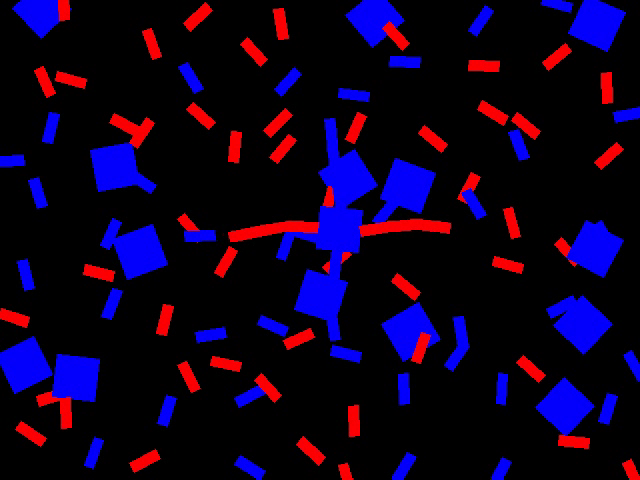
#> input picture frame 20 of 3Y/Image_processing/TP3/video sequences/synthetic/escrime-4-3-cluster.avi, 640 x 480 px
$ jupyter execute TP3_SIA_Image_Video_VS_Jack.ipynb
#> lines starting #> are read from the running program, lines starting #| are printed output that depends on the picture; after the words box and inside, x2 and y2 are one past the last pixel; in counts of white or black regions, pixels touching at a corner belong together
SIA DU Jack | LAROYE Ambroise

## 1 Tracking simple objects in videos

### 1.1 Particle Filters

In this exercise, you will implement a simple object tracker based on the Particle Filter. Some test video sequences can be downloaded from the link below :
https://drive.google.com/file/d/1k4RoERodDDEmLUzy_EhYPUaMlfzkRKVP/view?usp=drive_link

A motivating example is given in sequence seq23.avi that shows the tracking result of a (standard) Particle Filter on a real sequence.
The tracked area (object) is initialized by the user and its shape is assumed to be fixed. We will consider here a rectangle, parameterized by the position of its center.The hidden state is thus represented by a 2-dimensional vector.

Transition function.
We are interested in the scenario where no apriori information on the movement of the tracked object is available.The transition model is therefore given by:

Xk = Xk-1 + Vk

where Vk N(0, Sigma) is a Gaussian white noise, Sigma is a diagonal matrix.

**Likelihood function.** <br>
We calculate a normalized color histogram (Nb bins) associated with the tracked area and those associated with the particles in order to approximate the likelihood function. More precisely, at a time instant k, each particle xik i=1, ..., N will define an area on the image. A histogram is then calculated from this area.The likelihood function is constructed by comparing the obtained histogram with the reference histogram (the one associated with the tracked area). Here we assume that the histogram associated with the tracked area is time invariant.The distance between two color histograms h and h' is defined as:

où h(i) et h′(i) sont les i-èmes bins des histogrammes h et h′ , respectivement. La fonction de vraisemblance est alors approximée par :

where h ref is the reference histogram, h(x i k) is the histogram associated with particle x i k, and C is a constant. Details of the tracking algorithm are given below:"

#### **Step 1:**
Initialize the tracked area by determining the position of center of rectangle and its size.

[cell 1]
import numpy as np
import cv2

def initialize_tracked_area(video_path, initial_position, half_width, half_height):
    """
    Initialize the tracked area by determining the position of the center of the rectangle and its size.

    Args:
        video_path (str): path to the video file
        initial_position (tuple): (x_center, y_center) initial position of the tracked area
        half_width (int): half of the width of the rectangle
        half_height (int): half of the height of the rectangle

    Returns:
        cap (cv2.VideoCapture): video capture object
        image (np.ndarray): the first frame of the video
        s_init (np.ndarray): initial state vector [x_center, y_center, vx, vy]
        half_width (int): half width of the bounding box
        half_height (int): half height of the bounding box
    """
    # Open video capture
    cap = cv2.VideoCapture(video_path)
    ret, image = cap.read()

    if not ret:
        print("Error: Could not read the first frame from video.")
        return None, None, None, None, None

    # Initialize the state (x_center, y_center, vx, vy)
    s_init = np.array([initial_position[0], initial_position[1], 0, 0])

    return cap, image, s_init, half_width, half_height

def draw_initial_rectangle(image, s_init, half_width, half_height):
    """
    Draw the initial rectangle for the tracked area on the image.

    Args:
        image (np.ndarray): the image to draw the rectangle on
        s_init (np.ndarray): initial state [x_center, y_center, vx, vy]
        half_width (int): half width of the bounding box
        half_height (int): half height of the bounding box

    Returns:
        image_with_rectangle (np.ndarray): the image with the rectangle drawn on
    """
    x_center, y_center = s_init[:2].astype(int)

    # Top-left and bottom-right corners of the rectangle
    top_left = (x_center - half_width, y_center - half_height)
    bottom_right = (x_center + half_width, y_center + half_height)

    # Draw the rectangle on the image
    image_with_rectangle = image.copy()
    cv2.rectangle(image_with_rectangle, top_left, bottom_right, (0, 255, 0), 2)  # Green rectangle with thickness 2
    return image_with_rectangle

# Example usage of Step 1
video_path = 'video sequences/synthetic/escrime-4-3-cluster.avi'
initial_position = (320, 240)  # Center of the rectangle
half_width = 50  # Half of the width of the rectangle
half_height = 50  # Half of the height of the rectangle

# Initialize the tracked area
cap, image, s_init, half_width, half_height = initialize_tracked_area(video_path, initial_position, half_width, half_height)
#> in initialize_tracked_area, image is the input picture: shape (480, 640, 3); mean B, G, R 32.7, 0.4, 14.7
#> s_init = [320, 240, 0, 0]; half_width = 50; half_height = 50

# Check if initialization was successful
if cap is None:
    print("Initialization failed.")
else:
    print("Tracked area initialized successfully.")

    # Draw the initial rectangle on the image
    image_with_rectangle = draw_initial_rectangle(image, s_init, half_width, half_height)
#> in draw_initial_rectangle, `x_center, y_center = s_init[:2].astype(int)`: x_center = 320; y_center = 240
#> in draw_initial_rectangle, `top_left = (x_center - half_width, y_center - half_height)`: top_left = (270, 190)
#> in draw_initial_rectangle, `bottom_right = (x_center + half_width, y_center + half_height)`: bottom_right = (370, 290)
#> in draw_initial_rectangle, `cv2.rectangle(image_with_rectangle, top_left, bottom_right, (0, 255, 0..`:
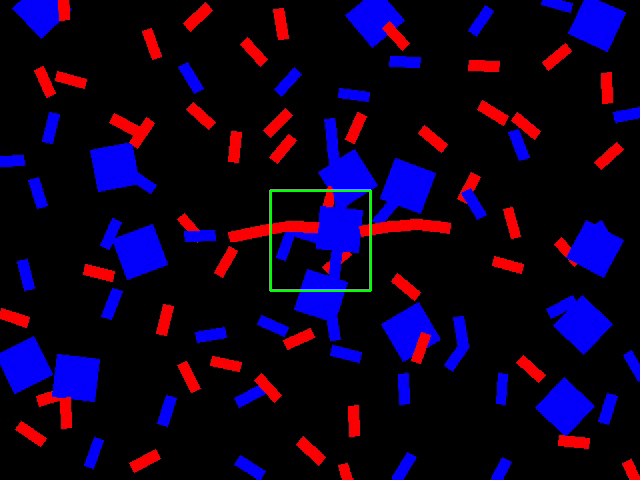
#> image_with_rectangle: shape (480, 640, 3); 0.39% of pixels changed, all inside (x1, y1, x2, y2) = (269, 189, 372, 292)

    # Display the image with the rectangle
    cv2.imshow("Initial Tracked Area", image_with_rectangle)
    cv2.waitKey(0)  # Wait for a key press to close the window
    cv2.destroyAllWindows()

    # Optionally, save the image with the rectangle
    cv2.imwrite('tracked_area_init.png', image_with_rectangle)

#### **Step 2:**
Calculate the reference histogram href associated with the initial tracked area.

[cell 2]
import numpy as np
import cv2

def compute_norm_hist(image, state, half_width, half_height):
    """
    Compute the normalized color histogram based on the RGB values of the image in the ROI defined by the state.
    Args:
        image (np.ndarray): the image containing the object to track
        state (np.ndarray): state vector of the tracked object [x_center, y_center, vx, vy]
        half_width (int): half width of the bounding box
        half_height (int): half height of the bounding box

    Returns:
        np.ndarray: normalized histogram of the colors in the ROI of the image based on the state
    """
    x_center, y_center = state[:2]

    # Get the top-left and bottom-right corner of the object bounding box
    x_min = max(int(np.round(x_center - half_width)), 0)
    x_max = min(int(np.round(x_center + half_width)), image.shape[1])
    y_min = max(int(np.round(y_center - half_height)), 0)
    y_max = min(int(np.round(y_center + half_height)), image.shape[0])

    # Extract the region of interest (ROI) from the image
    roi = image[y_min:y_max, x_min:x_max]

    # Reduce the range of pixel values from 0-255 to 0-15 (for computational efficiency)
    roi_reduced = roi // 16

    # Build a vector representing the combination of RGB as a single value
    roi_indexing = (roi_reduced[..., 0] + roi_reduced[..., 1] * 16 + roi_reduced[..., 2] * 16 ** 2).flatten()

    # Calculate the histogram with 4096 bins (for each combination of RGB in the reduced range)
    hist, _ = np.histogram(roi_indexing, bins=4096, range=(0, 4096))

    # Normalize the histogram to get a probability distribution
    norm_hist = hist / np.sum(hist) if np.sum(hist) > 0 else np.ones(4096) / 4096

    return norm_hist

# Example usage: Calculate the reference histogram
video_path = 'video sequences/synthetic/escrime-4-3-cluster.avi'
initial_position = (320, 240)  # Center of the rectangle
half_width = 50  # Half of the width of the rectangle
half_height = 50  # Half of the height of the rectangle

# Initialize the tracked area
cap, image, s_init, half_width, half_height = initialize_tracked_area(video_path, initial_position, half_width, half_height)

# Check if initialization was successful
if cap is None:
    print("Initialization failed.")
else:
    print("Tracked area initialized successfully.")

    # Step 2: Calculate the reference histogram based on the initial state (s_init)
    href = compute_norm_hist(image, s_init, half_width, half_height)
#> in compute_norm_hist, `x_center, y_center = state[:2]`: x_center = 320; y_center = 240
#> in compute_norm_hist, `x_min = max(int(np.round(x_center - half_width)), 0)`: x_min = 270
#> in compute_norm_hist, `x_max = min(int(np.round(x_center + half_width)), image.shape[1])`: x_max = 370
#> in compute_norm_hist, `y_min = max(int(np.round(y_center - half_height)), 0)`: y_min = 190
#> in compute_norm_hist, `y_max = min(int(np.round(y_center + half_height)), image.shape[0])`: y_max = 290
#> in compute_norm_hist, `roi = image[y_min:y_max, x_min:x_max]`:
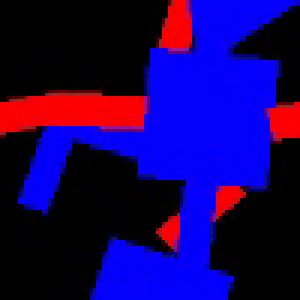
#> roi: shape (100, 100, 3) (shown 3 times larger); mean B, G, R 93.8, 0.6, 24.6
#> in compute_norm_hist, `roi_reduced = roi // 16`:
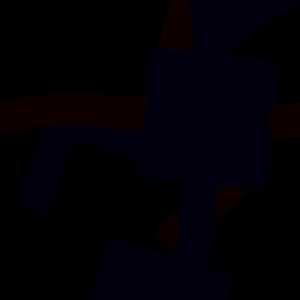
#> roi_reduced: shape (100, 100, 3) (shown 3 times larger); mean B, G, R 5.55, 0.0175, 1.37
#> in compute_norm_hist, `roi_indexing = (roi_reduced[..., 0] + roi_reduced[..., 1] * 16 + roi_r..`: roi_indexing = 10000 values, max 3841 at index 662, min 0 at index 0, mean 357.8
#> in compute_norm_hist, `hist, _ = np.histogram(roi_indexing, bins=4096, range=(0, 4096))`: hist = 4096 values, max 5097 at index 0, min 0 at index 16, mean 2.44
#> in compute_norm_hist, `norm_hist = hist / np.sum(hist) if np.sum(hist) > 0 else np.ones(4096)..`: norm_hist = 4096 values, max 0.51 at index 0, min 0 at index 16, mean 0.000244
#> href has the same summary as norm_hist in compute_norm_hist
    print("Reference histogram (href) calculated successfully.")

    # Optionally, visualize the histogram
    import matplotlib.pyplot as plt
    plt.plot(href)
    plt.title('Reference Histogram (href)')
    plt.show()
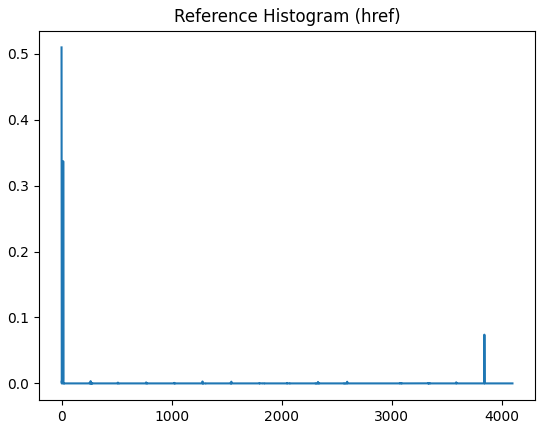
#> figure drawn by matplotlib, 1 panel; curve peaks at x = 0, y = 0.51

    # Close video capture
    cap.release()

[cell 3]
import numpy as np
import cv2

def compute_norm_hist(image, state, half_width, half_height):
    """
    Compute the normalized color histogram using OpenCV's calcHist function.
    Args:
        image (np.ndarray): the image containing the object to track
        state (np.ndarray): state vector of the tracked object [x_center, y_center, vx, vy]
        half_width (int): half width of the bounding box
        half_height (int): half height of the bounding box

    Returns:
        np.ndarray: normalized histogram of the colors in the ROI of the image based on the state
    """
    x_center, y_center = state[:2]

    # Get the top-left and bottom-right corners of the object bounding box
    x_min = max(int(np.round(x_center - half_width)), 0)
    x_max = min(int(np.round(x_center + half_width)), image.shape[1])
    y_min = max(int(np.round(y_center - half_height)), 0)
    y_max = min(int(np.round(y_center + half_height)), image.shape[0])

    # Extract the region of interest (ROI) from the image
    roi = image[y_min:y_max, x_min:x_max]

    # Convert the image to HSV for better color distinction (optional, but common in tracking)
    roi_hsv = cv2.cvtColor(roi, cv2.COLOR_BGR2HSV)

    # Calculate the histogram for the HSV image (only for the Hue and Saturation channels)
    hist = cv2.calcHist([roi_hsv], [0, 1], None, [50, 60], [0, 180, 0, 256])

    # Normalize the histogram to get a probability distribution
    norm_hist = cv2.normalize(hist, hist).flatten()

    return norm_hist

# Example usage: Calculate the reference histogram
video_path = 'video sequences/synthetic/escrime-4-3-cluster.avi'
initial_position = (320, 240)  # Center of the rectangle
half_width = 50  # Half of the width of the rectangle
half_height = 50  # Half of the height of the rectangle

# Initialize the tracked area
cap, image, s_init, half_width, half_height = initialize_tracked_area(video_path, initial_position, half_width, half_height)

# Check if initialization was successful
if cap is None:
    print("Initialization failed.")
else:
    print("Tracked area initialized successfully.")

    # Step 2: Calculate the reference histogram based on the initial state (s_init)
    href = compute_norm_hist(image, s_init, half_width, half_height)
#> in compute_norm_hist, `x_center, y_center = state[:2]`: x_center = 320; y_center = 240
#> in compute_norm_hist, `x_min = max(int(np.round(x_center - half_width)), 0)`: x_min = 270
#> in compute_norm_hist, `x_max = min(int(np.round(x_center + half_width)), image.shape[1])`: x_max = 370
#> in compute_norm_hist, `y_min = max(int(np.round(y_center - half_height)), 0)`: y_min = 190
#> in compute_norm_hist, `y_max = min(int(np.round(y_center + half_height)), image.shape[0])`: y_max = 290
#> in compute_norm_hist, `hist = cv2.calcHist([roi_hsv], [0, 1], None, [50, 60], [0, 180, 0, 256])`:
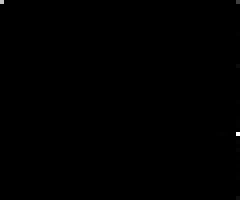
#> hist: shape (50, 60) float32 (shown 4 times larger); min 0, max 4230, mean 3.3; drawn with min black and max white
#> in compute_norm_hist, `norm_hist = cv2.normalize(hist, hist).flatten()`: norm_hist = 3000 values, max 0.776 at index 2039, min 0 at index 1, mean 0.000611
#> in compute_norm_hist, `norm_hist = cv2.normalize(hist, hist).flatten()`:
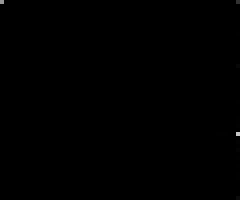
#> hist: shape (50, 60) float32 (shown 4 times larger); 4.73% of pixels changed, all inside (x1, y1, x2, y2) = (0, 0, 60, 50)
#> href has the same summary as norm_hist in compute_norm_hist
    print("Reference histogram (href) calculated successfully.")

    # Optionally, visualize the histogram
    import matplotlib.pyplot as plt
    plt.plot(href)
    plt.title('Reference Histogram (href)')
    plt.show()
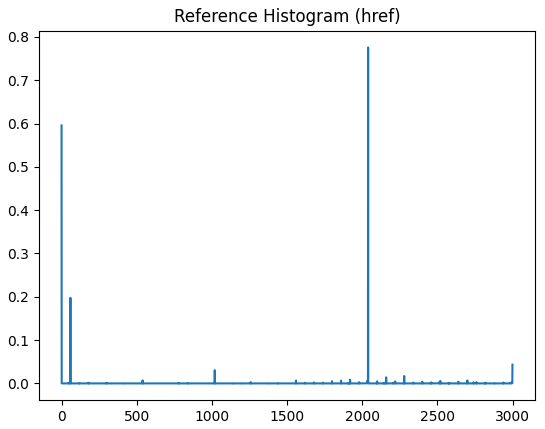
#> figure drawn by matplotlib, 1 panel; curve peaks at x = 2039, y = 0.776

    # Close video capture
    cap.release()

#### **Step 3:** <br>
Initialize a set of N particles by generating random positions around the center of tracked area. Initial particle weights are set to wi0 = 1, ..., N.

[cell 4]
# STEP 3

def initialize_particles(s_init, num_of_particles, sigma_pos=10):
    """
    Initialize a set of particles around the initial state with random positions and velocities.

    Args:
        s_init (np.ndarray): initial state [x_center, y_center, x_velocity, y_velocity]
        num_of_particles (int): number of particles to generate
        sigma_pos (float): standard deviation for the position noise (default 10)

    Returns:
        np.ndarray: matrix of shape (4, num_of_particles) representing the particles' states
        np.ndarray: weights of each particle initialized to 1/N
    """
    # Ensure s_init is float for precision in calculations
    s_init = s_init.astype(float)

    # Initialize particles around the initial center with random noise
    particles = np.tile(s_init, (num_of_particles, 1)).T  # Create a 4 x num_of_particles matrix
    # Add Gaussian noise to the x, y positions (0 noise for velocity)
    particles[0] += np.random.normal(0, sigma_pos, num_of_particles)  # Perturbation on x
    particles[1] += np.random.normal(0, sigma_pos, num_of_particles)  # Perturbation on y

    # Initialize weights, each weight is 1/N
    weights = np.ones(num_of_particles) / num_of_particles

    return particles, weights

# Example usage to initialize particles after Step 1 and Step 2
video_path = 'video sequences/synthetic/escrime-4-3-cluster.avi'
initial_position = (320, 240)  # Center of the rectangle
half_width = 50  # Half of the width of the rectangle
half_height = 50  # Half of the height of the rectangle

# Initialize the tracked area
cap, image, s_init, half_width, half_height = initialize_tracked_area(video_path, initial_position, half_width, half_height)

# Check if initialization was successful
if cap is None:
    print("Initialization failed.")
else:
    print("Tracked area initialized successfully.")

    # Calculate the reference histogram based on the initial state (s_init)
    href = compute_norm_hist(image, s_init, half_width, half_height)

    # Step 3: Initialize particles
    num_of_particles = 250
    particles, weights = initialize_particles(s_init, num_of_particles)
#> in initialize_particles, `s_init = s_init.astype(float)`: s_init = [320, 240, 0, 0]
#> weights = 250 values from 0.004 to 0.004

    print("Particles initialized successfully.")
    print("Particles shape:", particles.shape)
#| Particles shape: (4, 250)
    print("Weights shape:", weights.shape)
#| Weights shape: (250,)

    # Optional: Display the initialized particles on the image for verification
    for i in range(num_of_particles):
        x, y = int(particles[0, i]), int(particles[1, i])
        cv2.circle(image, (x, y), 3, (0, 255, 0), -1)  # Draw each particle in green
#> this loop made 250 passes
#> (x, y) on passes 1 to 3: (337, 245), (324, 234), (329, 241)
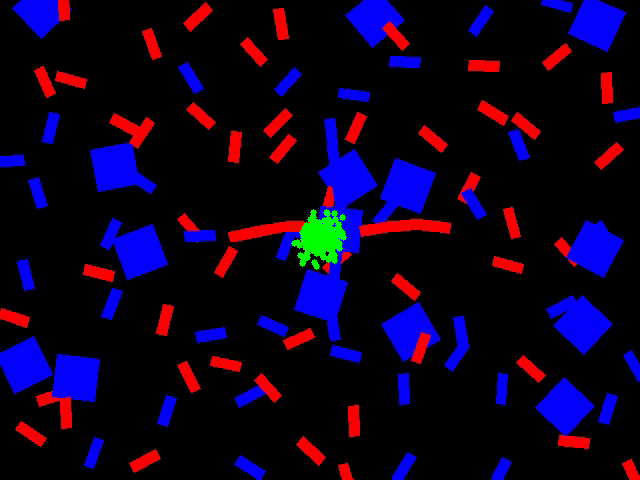
#> image: shape (480, 640, 3); 0.62% of pixels changed, all inside (x1, y1, x2, y2) = (291, 209, 347, 270)

    # Show the image with particles
    cv2.imshow("Initialized Particles", image)
    cv2.waitKey(0)
    cv2.destroyAllWindows()

    # Close video capture
    cap.release()

#### **Step 4:**
It includes 3 main steps in the Particle Filter. At every time instant k, a set of N particles with associated weights {xik, wik} i = 1, ..., N is maintained to track the object. Note that particle weights are normalized so that Sigma N i=1 (wik) = 1.
- **Prediction:** <br>
The goal of this step is to predict the position of the tracked object using the transition model in Eq. 1.

[cell 5]
# Transition function

def predict_particles(particles_states, noise_scale=1):
    """
    Predict new particles (states) based on the previous states using a transition model.

    Args:
        particles_states (np.ndarray): matrix of states. The rows are the properties of the state and the columns are the particles.
        noise_scale (float): standard deviation of the noise added to the predicted states.

    Returns:
        np.ndarray: new predicted particles
    """
    # Adding Gaussian noise to the predicted positions
    noise = np.random.normal(0, noise_scale, particles_states.shape)  # Noise for each dimension of the particles
    predicted_states = particles_states + noise  # Predict new states by adding noise

    return predicted_states

[cell 6]
# [41 lines left out: functions draw_bounding_box, draw_particles, not called in this run]

[cell 7]
# Example usage to initialize particles after Step 1 and Step 2
video_path = 'video sequences/synthetic/escrime-4-3-cluster.avi'
initial_position = (320, 240)  # Center of the rectangle
half_width = 50  # Half of the width of the rectangle
half_height = 50  # Half of the height of the rectangle

# Initialize the tracked area
cap, image, s_init, half_width, half_height = initialize_tracked_area(video_path, initial_position, half_width, half_height)

# Check if initialization was successful
if cap is None:
    print("Initialization failed.")
else:
    print("Tracked area initialized successfully.")

    # Calculate the reference histogram based on the initial state (s_init)
    href = compute_norm_hist(image, s_init, half_width, half_height)

    # Step 3: Initialize particles
    num_of_particles = 250
    particles, weights = initialize_particles(s_init, num_of_particles)

    print("Particles initialized successfully.")

    while True:
        # Step 4.1: Prediction
        particles = predict_particles(particles, noise_scale=1)  # Adjust the noise scale if necessary

        # Optional: Display the predicted particles on the image for verification
        for i in range(num_of_particles):
            x, y = int(particles[0, i]), int(particles[1, i])
            cv2.circle(image, (x, y), 3, (0, 255, 0), -1)  # Draw each particle in green
#> this loop made 250 passes
#> (x, y) on passes 1 to 3: (324, 246), (320, 223), (330, 245)
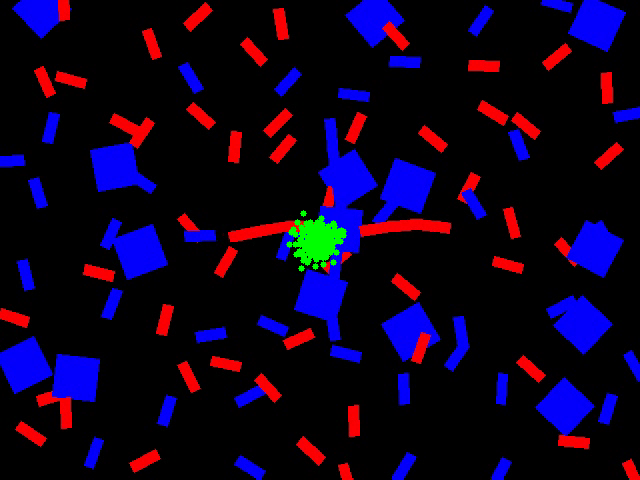
#> image: shape (480, 640, 3); 0.64% of pixels changed, all inside (x1, y1, x2, y2) = (286, 210, 347, 272)

        # Show the image with predicted particles
        cv2.imshow("Predicted Particles", image)
        cv2.waitKey(1)  # Wait briefly to update the display

        # Read next frame
        ret, image = cap.read()
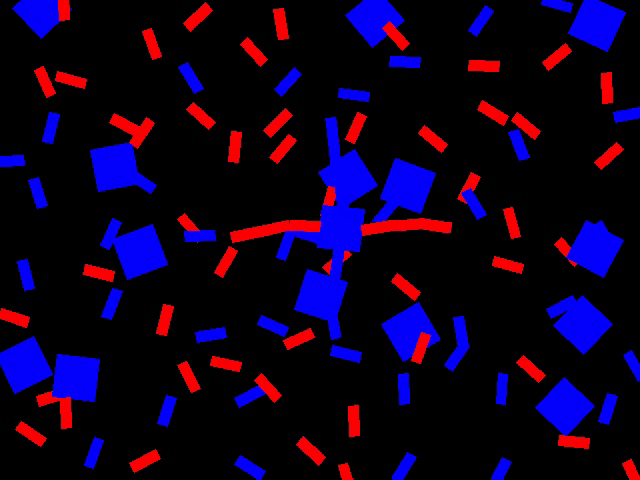
#> input picture frame 21 of 3Y/Image_processing/TP3/video sequences/synthetic/escrime-4-3-cluster.avi, 640 x 480 px
#> image is the input picture: shape (480, 640, 3); mean B, G, R 32.7, 0.4, 14.7
        if not ret:  # if there is no next frame to read, stop
            break

    # Close video capture
    cap.release()
    cv2.destroyAllWindows()
